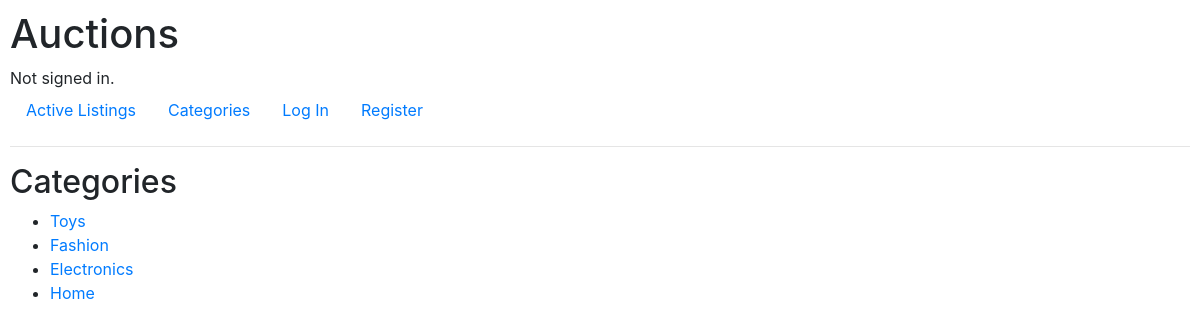
Before: /categories with the older database file.
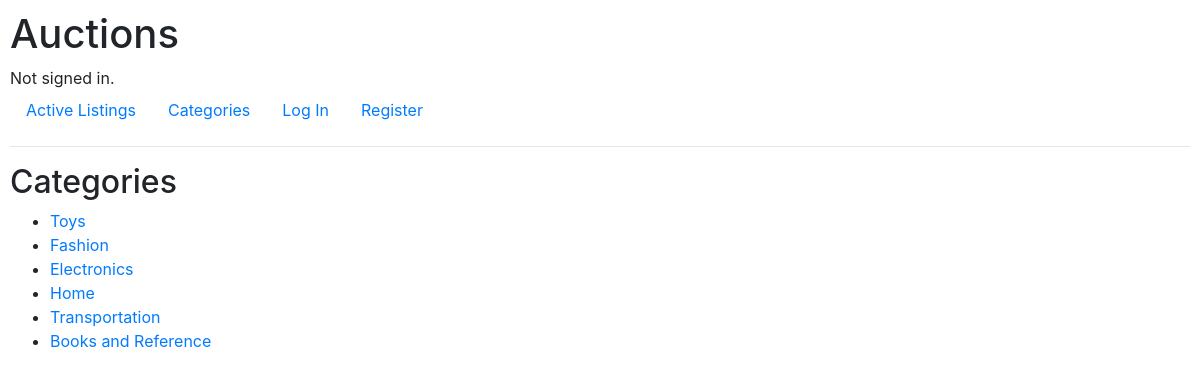
After: the same page with the newer database file.
### auctions/models.py (models this page shows)
class Category(models.Model):
    name = models.CharField(max_length=64)
    def __str__(self):
        return self.name

### auctions/views.py (the view)
# urls.py: path("categories", views.categories, name="categories"),
def categories(request):
    categories = Category.objects.all()
    return render(request, 'auctions/categories.html', {
        'categories': categories
    })

### auctions/templates/auctions/categories.html (shortened to what this page needs)
{% extends 'auctions/layout.html' %}
{% block body %}
<h2>Categories</h2>
<ul>
    {% for category in categories %}
    <li><a href="{% url 'category_listings' category.id %}">{{ category }}</li></a>
    {% endfor %}
</ul>
{% endblock %}

Changed rows visible on the page:
added Category: name "Transportation"
added Category: name "Books and Reference"
